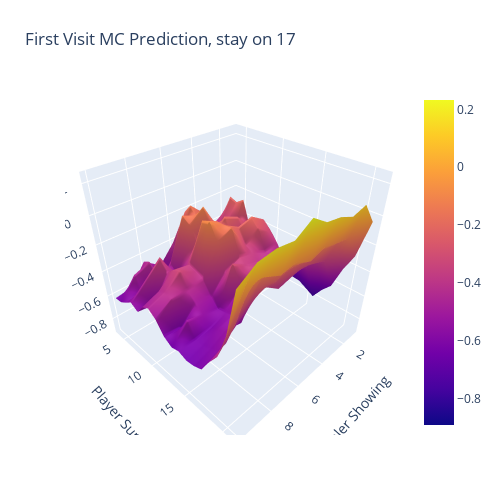

This figure's notebook cell:
### Code cell
episodes = generate_episodes(
    BlackjackAgent(threshold=17, strategy="random"), n_episodes=100_000
)
value_function_raw = first_visit_mc_prediction(episodes)
value_function = convert_value_function_to_df(value_function_raw)
plot_surface(value_function, title="First Visit MC Prediction, stay on 17")

### Figure 1 — Plotly figure (JSON) as saved in the notebook; plotly's stock layout.template omitted (floating-point values rounded to 4 significant figures; data arrays with more than 128 entries replaced by an {"elided": "..."} marker saying what was removed)
{"data": [{"type": "surface", "x": [1, 2, 3, 4, 5, 6, 7, 8, 9, 10], "y": [4, 5, 6, 7, 8, 9, 10, 11, 12, 13, 14, 15, 16, 17, 18, 19, 20, 21], "z": {"elided": "18x10 float values"}}], "layout": {"height": 500, "margin": {"b": 65, "l": 65, "r": 50, "t": 90}, "scene": {"xaxis": {"title": {"text": "Dealer Showing"}}, "yaxis": {"title": {"text": "Player Sum"}}, "zaxis": {"title": {"text": "Avg. Reward"}}}, "title": {"text": "First Visit MC Prediction, stay on 17"}, "width": 500}}
